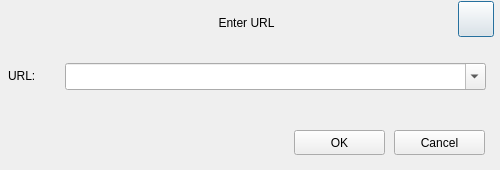
<?xml version="1.0" encoding="UTF-8"?>
<ui version="4.0">
 <class>InputURL</class>
 <widget class="QDialog" name="InputURL">
  <property name="geometry">
   <rect>
    <x>0</x>
    <y>0</y>
    <width>500</width>
    <height>170</height>
   </rect>
  </property>
  <property name="minimumSize">
   <size>
    <width>0</width>
    <height>0</height>
   </size>
  </property>
  <property name="maximumSize">
   <size>
    <width>16777215</width>
    <height>16777215</height>
   </size>
  </property>
  <property name="windowTitle">
   <string>Enter URL</string>
  </property>
  <widget class="QWidget" name="widget" native="true">
   <property name="geometry">
    <rect>
     <x>0</x>
     <y>0</y>
     <width>500</width>
     <height>170</height>
    </rect>
   </property>
   <widget class="QLabel" name="title_label">
    <property name="geometry">
     <rect>
      <x>151</x>
      <y>13</y>
      <width>191</width>
      <height>20</height>
     </rect>
    </property>
    <property name="text">
     <string>Enter URL</string>
    </property>
    <property name="alignment">
     <set>Qt::AlignCenter</set>
    </property>
   </widget>
   <widget class="QPushButton" name="closeBtn">
    <property name="geometry">
     <rect>
      <x>458</x>
      <y>1</y>
      <width>36</width>
      <height>36</height>
     </rect>
    </property>
    <property name="text">
     <string/>
    </property>
   </widget>
   <widget class="QLabel" name="label">
    <property name="geometry">
     <rect>
      <x>8</x>
      <y>60</y>
      <width>51</width>
      <height>31</height>
     </rect>
    </property>
    <property name="text">
     <string>URL:</string>
    </property>
    <property name="buddy">
     <cstring>url_edit</cstring>
    </property>
   </widget>
   <widget class="QComboBox" name="url_edit">
    <property name="geometry">
     <rect>
      <x>65</x>
      <y>63</y>
      <width>421</width>
      <height>27</height>
     </rect>
    </property>
    <property name="sizePolicy">
     <sizepolicy hsizetype="MinimumExpanding" vsizetype="Fixed">
      <horstretch>0</horstretch>
      <verstretch>0</verstretch>
     </sizepolicy>
    </property>
    <property name="editable">
     <bool>true</bool>
    </property>
    <property name="sizeAdjustPolicy">
     <enum>QComboBox::AdjustToMinimumContentsLength</enum>
    </property>
   </widget>
   <widget class="QPushButton" name="cancelBtn">
    <property name="geometry">
     <rect>
      <x>394</x>
      <y>130</y>
      <width>91</width>
      <height>25</height>
     </rect>
    </property>
    <property name="text">
     <string>Cancel</string>
    </property>
   </widget>
   <widget class="QPushButton" name="okBtn">
    <property name="geometry">
     <rect>
      <x>294</x>
      <y>130</y>
      <width>91</width>
      <height>25</height>
     </rect>
    </property>
    <property name="text">
     <string>OK</string>
    </property>
   </widget>
  </widget>
 </widget>
 <resources/>
 <connections/>
</ui>
